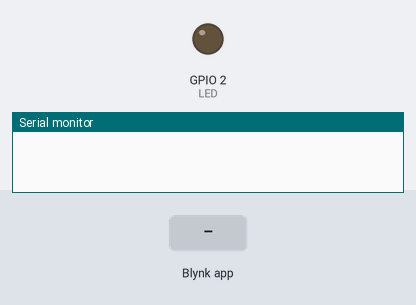
A sketch run on a simulated ESP32. Shown: output pins drawn as LEDs (lit = HIGH), the last lines printed to the serial monitor. The inputs (shaded band) are chosen by the test bench. WiFi joins after 1.5 s; servers stay silent unless stated.

Above: at 3.0 s.
3.1 s: Blynk app writes 1 to V0
At 3.7 s:
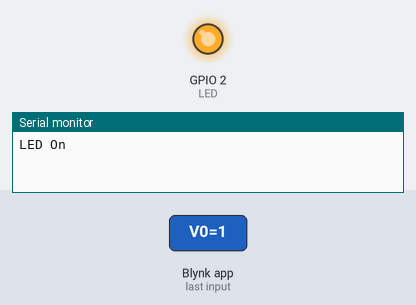
4.6 s: Blynk app writes 0 to V0
At 6.0 s:
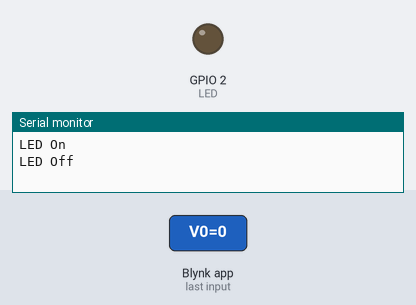
Timing chart, 0 to 7.6 s (numbered marks = the images above; inputs shaded):
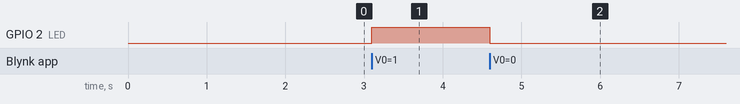

The sketch:

BlynkBlink.ino
```cpp
/*************************************************************

  You’ll need:
   - Blynk IoT app (download from App Store or Google Play)
   - ESP32 board
   - Decide how to connect to Blynk
     (USB, Ethernet, Wi-Fi, Bluetooth, ...)

  There is a bunch of great example sketches included to show you how to get
  started. Think of them as LEGO bricks  and combine them as you wish.
  For example, take the Ethernet Shield sketch and combine it with the
  Servo example, or choose a USB sketch and add a code from SendData
  example.
 *************************************************************/

/* Fill-in information from Blynk Device Info here */
#define BLYNK_TEMPLATE_ID           "YOUR_TEMPLATE_ID"
#define BLYNK_TEMPLATE_NAME         "Robot Controller"
#define BLYNK_AUTH_TOKEN            "YOUR_AUTH_TOKEN"


/* Comment this out to disable prints and save space */
#define BLYNK_PRINT Serial


#include <WiFi.h>
#include <WiFiClient.h>
#include <BlynkSimpleEsp32.h>

// Your WiFi credentials.
// Set password to "" for open networks.
char ssid[] = "YourNetworkName";
char pass[] = "YourPassword";

BLYNK_WRITE(V0)
{
  // Set incoming value from pin V0 to a variable
  int value = param.asInt();

  if (value== 1)
  {
    Serial.println("LED On");
    digitalWrite(2, HIGH);
  }

  if (value== 0)
  {
    Serial.println("LED Off");
    digitalWrite(2, LOW);
  }

  // Update state
  Blynk.virtualWrite(V1, value);

}

void setup()
{
  // Debug console
  Serial.begin(115200);

  Blynk.begin(BLYNK_AUTH_TOKEN, ssid, pass);
  // You can also specify server:
  //Blynk.begin(BLYNK_AUTH_TOKEN, ssid, pass, "blynk.cloud", 80);
  //Blynk.begin(BLYNK_AUTH_TOKEN, ssid, pass, IPAddress(192,168,1,100), 8080);

  pinMode(2, OUTPUT); // LED
}

void loop()
{
  Blynk.run();
  // You can inject your own code or combine it with other sketches.
  // Check other examples on how to communicate with Blynk. Remember
  // to avoid delay() function!
}
```

Measured:
- after the input at 3.1 s, GPIO 2 (LED): LOW → HIGH at once
- after the input at 4.6 s, GPIO 2 (LED): HIGH → LOW at once
